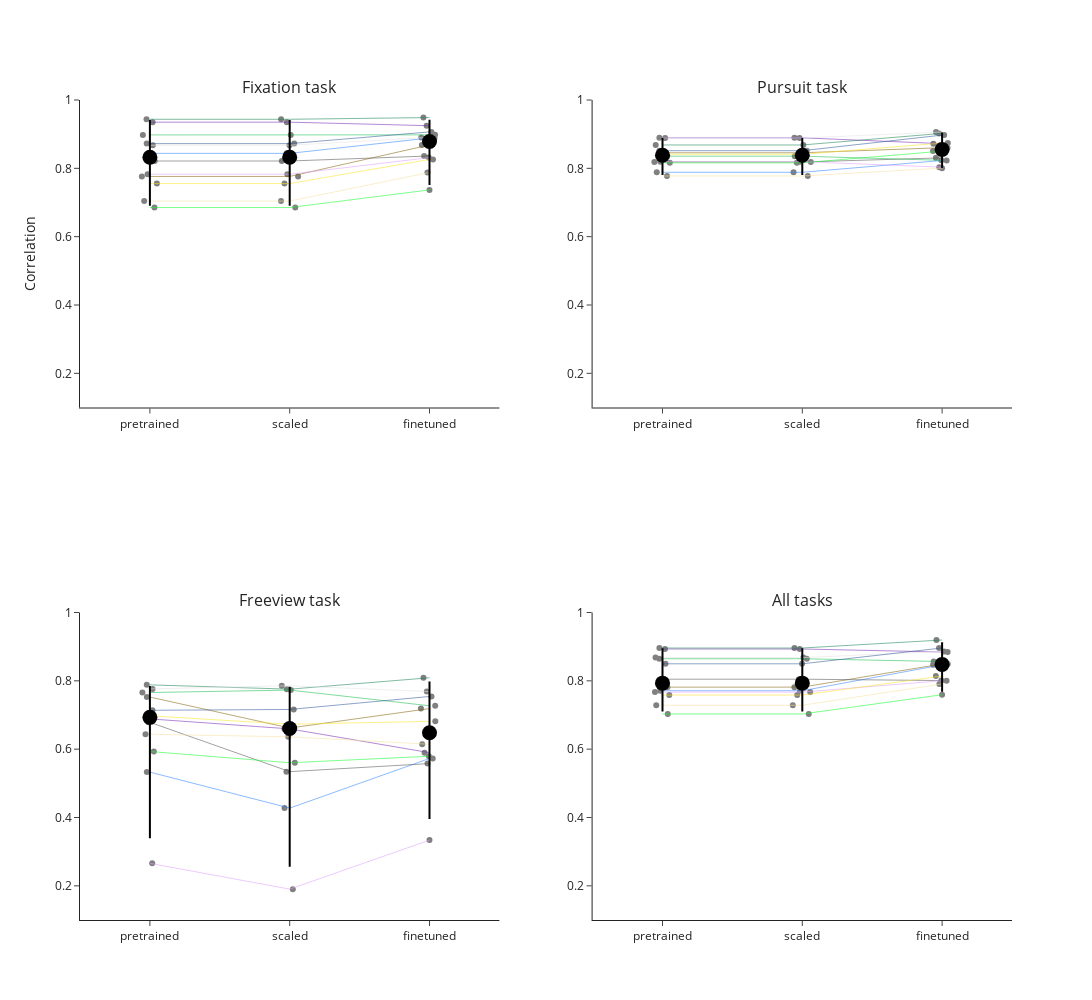

The cell this chart's notebook holds for it:
### Code cell
import plotly.express as px
import plotly.graph_objects as go
import pandas as pd
import numpy as np
from plotly.subplots import make_subplots

# Prepare a list of dictionaries for the DataFrame
tasks = ['fix', 'pur', 'fv', 'all']

data_list = []
for subject in subjects:
    for task in tasks:
        data_list.append({
            'subject': subject,
            'task': task,
            'finetuned': mean_correlations_per_subject_task_ft[subject].get(task, None),
            'pretrained': mean_correlations_per_subject_task_pt[subject].get(task, None),
            'scaled': mean_correlations_per_subject_task_sc[subject].get(task, None)
            
        })
        #

# Convert the list of dictionaries into a DataFrame
df = pd.DataFrame(data_list)

# Reshape data into long format for easier plotting
df_long = df.melt(id_vars=['subject', 'task'], value_vars=['pretrained','scaled','finetuned'], 
                   var_name='model', value_name='value')

# Define colors for each subject
colormap_subject_dict = {
    'sub-01': '#AA0DFE', 'sub-02': '#3283FE', 'sub-03': '#85660D', 'sub-04': '#782AB6',
    'sub-05': '#565656', 'sub-06': '#1C8356', 'sub-07': '#16FF32', 'sub-08': '#F7E1A0',
    'sub-09': '#E2E2E2', 'sub-11': '#1CBE4F', 'sub-13': '#DEA0FD', 'sub-14': '#FBE426', 'sub-15': '#325A9B'
}

# Create subplots with 2 rows and 2 columns
fig = make_subplots(
    rows=2, cols=2,  # Two rows, two columns
    subplot_titles=["Fixation task", "Pursuit task", "Freeview task", "All tasks"],
    shared_yaxes=False, 
    shared_xaxes=False
)

# Add strip plots, subject connections, and median/confidence intervals for each task
for i, task in enumerate(tasks):
    row, col = divmod(i, 2)
    row += 1  # Adjusting for subplot indexing
    col += 1
    
    task_df = df_long[df_long['task'] == task]
    
    # Create a strip plot for the data distribution
    strip_fig = px.strip(task_df, x='model', y='value', color_discrete_sequence = ['gray'], stripmode='overlay')
    
    for trace in strip_fig.data:
        fig.add_trace(trace, row=row, col=col)
    
    for subject in task_df['subject'].unique():
        subject_data = task_df[task_df['subject'] == subject].set_index('model').loc[['pretrained', 'scaled','finetuned']].reset_index()
        color = colormap_subject_dict.get(subject, 'gray')
        
        # Add subject connecting lines
        fig.add_trace(go.Scatter(
            x=subject_data['model'],
            y=subject_data['value'],
            mode='lines',
            opacity=0.7,
            line=dict(color=color, width=0.8),  
            name=subject,
            legendgroup=subject,
            showlegend=False
        ), row=row, col=col)
    
    # Compute median and 95% confidence interval
    for model in ['pretrained','scaled', 'finetuned']:
        model_data = task_df[task_df['model'] == model]['value']
        median = np.median(model_data)
        ci_lower, ci_upper = np.percentile(model_data, [2.5, 97.5])  # 95% CI
        
        # Add median marker
        fig.add_trace(go.Scatter(
            x=[model],
            y=[median],
            mode='markers',
            marker=dict(color='black', size=15, symbol='circle'),
            showlegend=False
        ), row=row, col=col)
        
        # Add confidence interval
        fig.add_trace(go.Scatter(
            x=[model, model],
            y=[ci_lower, ci_upper],
            mode='lines',
            line=dict(color='black', width=2),
            showlegend=False
        ), row=row, col=col)

# Update layout
fig.update_layout(
    height=1000,  # Set the height of the plot
    width=1500,  # Set the width of the plot
    showlegend=True,
    template="simple_white",
    yaxis_title="Correlation"
)

# Ensure y-axis range is consistent for all subplots
fig.update_yaxes(range=[0.1, 1], row=1, col=1)
fig.update_yaxes(range=[0.1, 1], row=1, col=2)
fig.update_yaxes(range=[0.1, 1], row=2, col=1)
fig.update_yaxes(range=[0.1, 1], row=2, col=2)

fig.show()
#fig.write_image("/Users/sinakling/disks/meso_shared/deepmreye/derivatives/deepmreye_calib/figures/group/correlation_calib_plots.pdf")

### Figure 1 — Plotly figure (JSON) as saved in the notebook; plotly's stock layout.template omitted (floating-point values rounded to 4 significant figures)
{"data": [{"alignmentgroup": "True", "boxpoints": "all", "fillcolor": "rgba(255,255,255,0)", "hoveron": "points", "hovertemplate": "model=%{x}<br>value=%{y}<extra></extra>", "legendgroup": "", "line": {"color": "rgba(255,255,255,0)"}, "marker": {"color": "gray"}, "name": "", "offsetgroup": "", "orientation": "v", "pointpos": 0, "showlegend": false, "type": "box", "x": ["pretrained", "pretrained", "pretrained", "pretrained", "pretrained", "pretrained", "pretrained", "pretrained", "pretrained", "pretrained", "pretrained", "pretrained", "scaled", "scaled", "scaled", "scaled", "scaled", "scaled", "scaled", "scaled", "scaled", "scaled", "scaled", "scaled", "finetuned", "finetuned", "finetuned", "finetuned", "finetuned", "finetuned", "finetuned", "finetuned", "finetuned", "finetuned", "finetuned", "finetuned"], "x0": " ", "xaxis": "x", "y": [0.8438, 0.7762, 0.9351, 0.8214, 0.9436, 0.6853, 0.7042, 0.8676, 0.8978, 0.7827, 0.7554, 0.8724, 0.8438, 0.7762, 0.9351, 0.8214, 0.9436, 0.6853, 0.7042, 0.8676, 0.8978, 0.7827, 0.7554, 0.8724, 0.8888, 0.8684, 0.9248, 0.8362, 0.9486, 0.7369, 0.7878, 0.8905, 0.898, 0.8314, 0.826, 0.9065], "y0": " ", "yaxis": "y"}, {"legendgroup": "sub-02", "line": {"color": "#3283FE", "width": 0.8}, "mode": "lines", "name": "sub-02", "opacity": 0.7, "showlegend": false, "type": "scatter", "x": ["pretrained", "scaled", "finetuned"], "xaxis": "x", "y": [0.8438, 0.8438, 0.8888], "yaxis": "y"}, {"legendgroup": "sub-03", "line": {"color": "#85660D", "width": 0.8}, "mode": "lines", "name": "sub-03", "opacity": 0.7, "showlegend": false, "type": "scatter", "x": ["pretrained", "scaled", "finetuned"], "xaxis": "x", "y": [0.7762, 0.7762, 0.8684], "yaxis": "y"}, {"legendgroup": "sub-04", "line": {"color": "#782AB6", "width": 0.8}, "mode": "lines", "name": "sub-04", "opacity": 0.7, "showlegend": false, "type": "scatter", "x": ["pretrained", "scaled", "finetuned"], "xaxis": "x", "y": [0.9351, 0.9351, 0.9248], "yaxis": "y"}, {"legendgroup": "sub-05", "line": {"color": "#565656", "width": 0.8}, "mode": "lines", "name": "sub-05", "opacity": 0.7, "showlegend": false, "type": "scatter", "x": ["pretrained", "scaled", "finetuned"], "xaxis": "x", "y": [0.8214, 0.8214, 0.8362], "yaxis": "y"}, {"legendgroup": "sub-06", "line": {"color": "#1C8356", "width": 0.8}, "mode": "lines", "name": "sub-06", "opacity": 0.7, "showlegend": false, "type": "scatter", "x": ["pretrained", "scaled", "finetuned"], "xaxis": "x", "y": [0.9436, 0.9436, 0.9486], "yaxis": "y"}, {"legendgroup": "sub-07", "line": {"color": "#16FF32", "width": 0.8}, "mode": "lines", "name": "sub-07", "opacity": 0.7, "showlegend": false, "type": "scatter", "x": ["pretrained", "scaled", "finetuned"], "xaxis": "x", "y": [0.6853, 0.6853, 0.7369], "yaxis": "y"}, {"legendgroup": "sub-08", "line": {"color": "#F7E1A0", "width": 0.8}, "mode": "lines", "name": "sub-08", "opacity": 0.7, "showlegend": false, "type": "scatter", "x": ["pretrained", "scaled", "finetuned"], "xaxis": "x", "y": [0.7042, 0.7042, 0.7878], "yaxis": "y"}, {"legendgroup": "sub-09", "line": {"color": "#E2E2E2", "width": 0.8}, "mode": "lines", "name": "sub-09", "opacity": 0.7, "showlegend": false, "type": "scatter", "x": ["pretrained", "scaled", "finetuned"], "xaxis": "x", "y": [0.8676, 0.8676, 0.8905], "yaxis": "y"}, {"legendgroup": "sub-11", "line": {"color": "#1CBE4F", "width": 0.8}, "mode": "lines", "name": "sub-11", "opacity": 0.7, "showlegend": false, "type": "scatter", "x": ["pretrained", "scaled", "finetuned"], "xaxis": "x", "y": [0.8978, 0.8978, 0.898], "yaxis": "y"}, {"legendgroup": "sub-13", "line": {"color": "#DEA0FD", "width": 0.8}, "mode": "lines", "name": "sub-13", "opacity": 0.7, "showlegend": false, "type": "scatter", "x": ["pretrained", "scaled", "finetuned"], "xaxis": "x", "y": [0.7827, 0.7827, 0.8314], "yaxis": "y"}, {"legendgroup": "sub-14", "line": {"color": "#FBE426", "width": 0.8}, "mode": "lines", "name": "sub-14", "opacity": 0.7, "showlegend": false, "type": "scatter", "x": ["pretrained", "scaled", "finetuned"], "xaxis": "x", "y": [0.7554, 0.7554, 0.826], "yaxis": "y"}, {"legendgroup": "sub-15", "line": {"color": "#325A9B", "width": 0.8}, "mode": "lines", "name": "sub-15", "opacity": 0.7, "showlegend": false, "type": "scatter", "x": ["pretrained", "scaled", "finetuned"], "xaxis": "x", "y": [0.8724, 0.8724, 0.9065], "yaxis": "y"}, {"marker": {"color": "black", "size": 15, "symbol": "circle"}, "mode": "markers", "showlegend": false, "type": "scatter", "x": ["pretrained"], "xaxis": "x", "y": [0.8326], "yaxis": "y"}, {"line": {"color": "black", "width": 2}, "mode": "lines", "showlegend": false, "type": "scatter", "x": ["pretrained", "pretrained"], "xaxis": "x", "y": [0.6905, 0.9412], "yaxis": "y"}, {"marker": {"color": "black", "size": 15, "symbol": "circle"}, "mode": "markers", "showlegend": false, "type": "scatter", "x": ["scaled"], "xaxis": "x", "y": [0.8326], "yaxis": "y"}, {"line": {"color": "black", "width": 2}, "mode": "lines", "showlegend": false, "type": "scatter", "x": ["scaled", "scaled"], "xaxis": "x", "y": [0.6905, 0.9412], "yaxis": "y"}, {"marker": {"color": "black", "size": 15, "symbol": "circle"}, "mode": "markers", "showlegend": false, "type": "scatter", "x": ["finetuned"], "xaxis": "x", "y": [0.8786], "yaxis": "y"}, {"line": {"color": "black", "width": 2}, "mode": "lines", "showlegend": false, "type": "scatter", "x": ["finetuned", "finetuned"], "xaxis": "x", "y": [0.7509, 0.942], "yaxis": "y"}, {"alignmentgroup": "True", "boxpoints": "all", "fillcolor": "rgba(255,255,255,0)", "hoveron": "points", "hovertemplate": "model=%{x}<br>value=%{y}<extra></extra>", "legendgroup": "", "line": {"color": "rgba(255,255,255,0)"}, "marker": {"color": "gray"}, "name": "", "offsetgroup": "", "orientation": "v", "pointpos": 0, "showlegend": false, "type": "box", "x": ["pretrained", "pretrained", "pretrained", "pretrained", "pretrained", "pretrained", "pretrained", "pretrained", "pretrained", "pretrained", "pretrained", "pretrained", "scaled", "scaled", "scaled", "scaled", "scaled", "scaled", "scaled", "scaled", "scaled", "scaled", "scaled", "scaled", "finetuned", "finetuned", "finetuned", "finetuned", "finetuned", "finetuned", "finetuned", "finetuned", "finetuned", "finetuned", "finetuned", "finetuned"], "x0": " ", "xaxis": "x2", "y": [0.7885, 0.8456, 0.8892, 0.8185, 0.8684, 0.8161, 0.7776, 0.8887, 0.8355, 0.8195, 0.8411, 0.8516, 0.7885, 0.8456, 0.8892, 0.8185, 0.8684, 0.8161, 0.7776, 0.8887, 0.8355, 0.8195, 0.8411, 0.8516, 0.823, 0.8605, 0.8723, 0.8307, 0.9023, 0.8504, 0.8005, 0.9062, 0.8235, 0.8035, 0.874, 0.8972], "y0": " ", "yaxis": "y2"}, {"legendgroup": "sub-02", "line": {"color": "#3283FE", "width": 0.8}, "mode": "lines", "name": "sub-02", "opacity": 0.7, "showlegend": false, "type": "scatter", "x": ["pretrained", "scaled", "finetuned"], "xaxis": "x2", "y": [0.7885, 0.7885, 0.823], "yaxis": "y2"}, {"legendgroup": "sub-03", "line": {"color": "#85660D", "width": 0.8}, "mode": "lines", "name": "sub-03", "opacity": 0.7, "showlegend": false, "type": "scatter", "x": ["pretrained", "scaled", "finetuned"], "xaxis": "x2", "y": [0.8456, 0.8456, 0.8605], "yaxis": "y2"}, {"legendgroup": "sub-04", "line": {"color": "#782AB6", "width": 0.8}, "mode": "lines", "name": "sub-04", "opacity": 0.7, "showlegend": false, "type": "scatter", "x": ["pretrained", "scaled", "finetuned"], "xaxis": "x2", "y": [0.8892, 0.8892, 0.8723], "yaxis": "y2"}, {"legendgroup": "sub-05", "line": {"color": "#565656", "width": 0.8}, "mode": "lines", "name": "sub-05", "opacity": 0.7, "showlegend": false, "type": "scatter", "x": ["pretrained", "scaled", "finetuned"], "xaxis": "x2", "y": [0.8185, 0.8185, 0.8307], "yaxis": "y2"}, {"legendgroup": "sub-06", "line": {"color": "#1C8356", "width": 0.8}, "mode": "lines", "name": "sub-06", "opacity": 0.7, "showlegend": false, "type": "scatter", "x": ["pretrained", "scaled", "finetuned"], "xaxis": "x2", "y": [0.8684, 0.8684, 0.9023], "yaxis": "y2"}, {"legendgroup": "sub-07", "line": {"color": "#16FF32", "width": 0.8}, "mode": "lines", "name": "sub-07", "opacity": 0.7, "showlegend": false, "type": "scatter", "x": ["pretrained", "scaled", "finetuned"], "xaxis": "x2", "y": [0.8161, 0.8161, 0.8504], "yaxis": "y2"}, {"legendgroup": "sub-08", "line": {"color": "#F7E1A0", "width": 0.8}, "mode": "lines", "name": "sub-08", "opacity": 0.7, "showlegend": false, "type": "scatter", "x": ["pretrained", "scaled", "finetuned"], "xaxis": "x2", "y": [0.7776, 0.7776, 0.8005], "yaxis": "y2"}, {"legendgroup": "sub-09", "line": {"color": "#E2E2E2", "width": 0.8}, "mode": "lines", "name": "sub-09", "opacity": 0.7, "showlegend": false, "type": "scatter", "x": ["pretrained", "scaled", "finetuned"], "xaxis": "x2", "y": [0.8887, 0.8887, 0.9062], "yaxis": "y2"}, {"legendgroup": "sub-11", "line": {"color": "#1CBE4F", "width": 0.8}, "mode": "lines", "name": "sub-11", "opacity": 0.7, "showlegend": false, "type": "scatter", "x": ["pretrained", "scaled", "finetuned"], "xaxis": "x2", "y": [0.8355, 0.8355, 0.8235], "yaxis": "y2"}, {"legendgroup": "sub-13", "line": {"color": "#DEA0FD", "width": 0.8}, "mode": "lines", "name": "sub-13", "opacity": 0.7, "showlegend": false, "type": "scatter", "x": ["pretrained", "scaled", "finetuned"], "xaxis": "x2", "y": [0.8195, 0.8195, 0.8035], "yaxis": "y2"}, {"legendgroup": "sub-14", "line": {"color": "#FBE426", "width": 0.8}, "mode": "lines", "name": "sub-14", "opacity": 0.7, "showlegend": false, "type": "scatter", "x": ["pretrained", "scaled", "finetuned"], "xaxis": "x2", "y": [0.8411, 0.8411, 0.874], "yaxis": "y2"}, {"legendgroup": "sub-15", "line": {"color": "#325A9B", "width": 0.8}, "mode": "lines", "name": "sub-15", "opacity": 0.7, "showlegend": false, "type": "scatter", "x": ["pretrained", "scaled", "finetuned"], "xaxis": "x2", "y": [0.8516, 0.8516, 0.8972], "yaxis": "y2"}, {"marker": {"color": "black", "size": 15, "symbol": "circle"}, "mode": "markers", "showlegend": false, "type": "scatter", "x": ["pretrained"], "xaxis": "x2", "y": [0.8383], "yaxis": "y2"}, {"line": {"color": "black", "width": 2}, "mode": "lines", "showlegend": false, "type": "scatter", "x": ["pretrained", "pretrained"], "xaxis": "x2", "y": [0.7806, 0.8891], "yaxis": "y2"}, {"marker": {"color": "black", "size": 15, "symbol": "circle"}, "mode": "markers", "showlegend": false, "type": "scatter", "x": ["scaled"], "xaxis": "x2", "y": [0.8383], "yaxis": "y2"}, {"line": {"color": "black", "width": 2}, "mode": "lines", "showlegend": false, "type": "scatter", "x": ["scaled", "scaled"], "xaxis": "x2", "y": [0.7806, 0.8891], "yaxis": "y2"}, {"marker": {"color": "black", "size": 15, "symbol": "circle"}, "mode": "markers", "showlegend": false, "type": "scatter", "x": ["finetuned"], "xaxis": "x2", "y": [0.8554], "yaxis": "y2"}, {"line": {"color": "black", "width": 2}, "mode": "lines", "showlegend": false, "type": "scatter", "x": ["finetuned", "finetuned"], "xaxis": "x2", "y": [0.8013, 0.9051], "yaxis": "y2"}, {"alignmentgroup": "True", "boxpoints": "all", "fillcolor": "rgba(255,255,255,0)", "hoveron": "points", "hovertemplate": "model=%{x}<br>value=%{y}<extra></extra>", "legendgroup": "", "line": {"color": "rgba(255,255,255,0)"}, "marker": {"color": "gray"}, "name": "", "offsetgroup": "", "orientation": "v", "pointpos": 0, "showlegend": false, "type": "box", "x": ["pretrained", "pretrained", "pretrained", "pretrained", "pretrained", "pretrained", "pretrained", "pretrained", "pretrained", "pretrained", "pretrained", "pretrained", "scaled", "scaled", "scaled", "scaled", "scaled", "scaled", "scaled", "scaled", "scaled", "scaled", "scaled", "scaled", "finetuned", "finetuned", "finetuned", "finetuned", "finetuned", "finetuned", "finetuned", "finetuned", "finetuned", "finetuned", "finetuned", "finetuned"], "x0": " ", "xaxis": "x3", "y": [0.5328, 0.7525, 0.6886, 0.6785, 0.7882, 0.5931, 0.6436, 0.7763, 0.7657, 0.2659, 0.6976, 0.7138, 0.4275, 0.6618, 0.6594, 0.5342, 0.7756, 0.5602, 0.6361, 0.7857, 0.773, 0.1903, 0.673, 0.7161, 0.5727, 0.7188, 0.5898, 0.5578, 0.8089, 0.5793, 0.6144, 0.7685, 0.7271, 0.3338, 0.6814, 0.7542], "y0": " ", "yaxis": "y3"}, {"legendgroup": "sub-02", "line": {"color": "#3283FE", "width": 0.8}, "mode": "lines", "name": "sub-02", "opacity": 0.7, "showlegend": false, "type": "scatter", "x": ["pretrained", "scaled", "finetuned"], "xaxis": "x3", "y": [0.5328, 0.4275, 0.5727], "yaxis": "y3"}, {"legendgroup": "sub-03", "line": {"color": "#85660D", "width": 0.8}, "mode": "lines", "name": "sub-03", "opacity": 0.7, "showlegend": false, "type": "scatter", "x": ["pretrained", "scaled", "finetuned"], "xaxis": "x3", "y": [0.7525, 0.6618, 0.7188], "yaxis": "y3"}, {"legendgroup": "sub-04", "line": {"color": "#782AB6", "width": 0.8}, "mode": "lines", "name": "sub-04", "opacity": 0.7, "showlegend": false, "type": "scatter", "x": ["pretrained", "scaled", "finetuned"], "xaxis": "x3", "y": [0.6886, 0.6594, 0.5898], "yaxis": "y3"}, {"legendgroup": "sub-05", "line": {"color": "#565656", "width": 0.8}, "mode": "lines", "name": "sub-05", "opacity": 0.7, "showlegend": false, "type": "scatter", "x": ["pretrained", "scaled", "finetuned"], "xaxis": "x3", "y": [0.6785, 0.5342, 0.5578], "yaxis": "y3"}, {"legendgroup": "sub-06", "line": {"color": "#1C8356", "width": 0.8}, "mode": "lines", "name": "sub-06", "opacity": 0.7, "showlegend": false, "type": "scatter", "x": ["pretrained", "scaled", "finetuned"], "xaxis": "x3", "y": [0.7882, 0.7756, 0.8089], "yaxis": "y3"}, {"legendgroup": "sub-07", "line": {"color": "#16FF32", "width": 0.8}, "mode": "lines", "name": "sub-07", "opacity": 0.7, "showlegend": false, "type": "scatter", "x": ["pretrained", "scaled", "finetuned"], "xaxis": "x3", "y": [0.5931, 0.5602, 0.5793], "yaxis": "y3"}, {"legendgroup": "sub-08", "line": {"color": "#F7E1A0", "width": 0.8}, "mode": "lines", "name": "sub-08", "opacity": 0.7, "showlegend": false, "type": "scatter", "x": ["pretrained", "scaled", "finetuned"], "xaxis": "x3", "y": [0.6436, 0.6361, 0.6144], "yaxis": "y3"}, {"legendgroup": "sub-09", "line": {"color": "#E2E2E2", "width": 0.8}, "mode": "lines", "name": "sub-09", "opacity": 0.7, "showlegend": false, "type": "scatter", "x": ["pretrained", "scaled", "finetuned"], "xaxis": "x3", "y": [0.7763, 0.7857, 0.7685], "yaxis": "y3"}, {"legendgroup": "sub-11", "line": {"color": "#1CBE4F", "width": 0.8}, "mode": "lines", "name": "sub-11", "opacity": 0.7, "showlegend": false, "type": "scatter", "x": ["pretrained", "scaled", "finetuned"], "xaxis": "x3", "y": [0.7657, 0.773, 0.7271], "yaxis": "y3"}, {"legendgroup": "sub-13", "line": {"color": "#DEA0FD", "width": 0.8}, "mode": "lines", "name": "sub-13", "opacity": 0.7, "showlegend": false, "type": "scatter", "x": ["pretrained", "scaled", "finetuned"], "xaxis": "x3", "y": [0.2659, 0.1903, 0.3338], "yaxis": "y3"}, {"legendgroup": "sub-14", "line": {"color": "#FBE426", "width": 0.8}, "mode": "lines", "name": "sub-14", "opacity": 0.7, "showlegend": false, "type": "scatter", "x": ["pretrained", "scaled", "finetuned"], "xaxis": "x3", "y": [0.6976, 0.673, 0.6814], "yaxis": "y3"}, {"legendgroup": "sub-15", "line": {"color": "#325A9B", "width": 0.8}, "mode": "lines", "name": "sub-15", "opacity": 0.7, "showlegend": false, "type": "scatter", "x": ["pretrained", "scaled", "finetuned"], "xaxis": "x3", "y": [0.7138, 0.7161, 0.7542], "yaxis": "y3"}, {"marker": {"color": "black", "size": 15, "symbol": "circle"}, "mode": "markers", "showlegend": false, "type": "scatter", "x": ["pretrained"], "xaxis": "x3", "y": [0.6931], "yaxis": "y3"}, {"line": {"color": "black", "width": 2}, "mode": "lines", "showlegend": false, "type": "scatter", "x": ["pretrained", "pretrained"], "xaxis": "x3", "y": [0.3393, 0.7849], "yaxis": "y3"}, {"marker": {"color": "black", "size": 15, "symbol": "circle"}, "mode": "markers", "showlegend": false, "type": "scatter", "x": ["scaled"], "xaxis": "x3", "y": [0.6606], "yaxis": "y3"}, {"line": {"color": "black", "width": 2}, "mode": "lines", "showlegend": false, "type": "scatter", "x": ["scaled", "scaled"], "xaxis": "x3", "y": [0.2555, 0.7829], "yaxis": "y3"}, {"marker": {"color": "black", "size": 15, "symbol": "circle"}, "mode": "markers", "showlegend": false, "type": "scatter", "x": ["finetuned"], "xaxis": "x3", "y": [0.6479], "yaxis": "y3"}, {"line": {"color": "black", "width": 2}, "mode": "lines", "showlegend": false, "type": "scatter", "x": ["finetuned", "finetuned"], "xaxis": "x3", "y": [0.3954, 0.7978], "yaxis": "y3"}, {"alignmentgroup": "True", "boxpoints": "all", "fillcolor": "rgba(255,255,255,0)", "hoveron": "points", "hovertemplate": "model=%{x}<br>value=%{y}<extra></extra>", "legendgroup": "", "line": {"color": "rgba(255,255,255,0)"}, "marker": {"color": "gray"}, "name": "", "offsetgroup": "", "orientation": "v", "pointpos": 0, "showlegend": false, "type": "box", "x": ["pretrained", "pretrained", "pretrained", "pretrained", "pretrained", "pretrained", "pretrained", "pretrained", "pretrained", "pretrained", "pretrained", "pretrained", "scaled", "scaled", "scaled", "scaled", "scaled", "scaled", "scaled", "scaled", "scaled", "scaled", "scaled", "scaled", "finetuned", "finetuned", "finetuned", "finetuned", "finetuned", "finetuned", "finetuned", "finetuned", "finetuned", "finetuned", "finetuned", "finetuned"], "x0": " ", "xaxis": "x4", "y": [0.771, 0.7815, 0.8932, 0.8048, 0.896, 0.703, 0.7284, 0.8679, 0.8646, 0.767, 0.7583, 0.8499, 0.771, 0.7815, 0.8932, 0.8048, 0.896, 0.703, 0.7284, 0.8679, 0.8646, 0.767, 0.7583, 0.8499, 0.8467, 0.8495, 0.8844, 0.8008, 0.9194, 0.7594, 0.791, 0.8861, 0.8565, 0.8004, 0.8141, 0.8962], "y0": " ", "yaxis": "y4"}, {"legendgroup": "sub-02", "line": {"color": "#3283FE", "width": 0.8}, "mode": "lines", "name": "sub-02", "opacity": 0.7, "showlegend": false, "type": "scatter", "x": ["pretrained", "scaled", "finetuned"], "xaxis": "x4", "y": [0.771, 0.771, 0.8467], "yaxis": "y4"}, {"legendgroup": "sub-03", "line": {"color": "#85660D", "width": 0.8}, "mode": "lines", "name": "sub-03", "opacity": 0.7, "showlegend": false, "type": "scatter", "x": ["pretrained", "scaled", "finetuned"], "xaxis": "x4", "y": [0.7815, 0.7815, 0.8495], "yaxis": "y4"}, {"legendgroup": "sub-04", "line": {"color": "#782AB6", "width": 0.8}, "mode": "lines", "name": "sub-04", "opacity": 0.7, "showlegend": false, "type": "scatter", "x": ["pretrained", "scaled", "finetuned"], "xaxis": "x4", "y": [0.8932, 0.8932, 0.8844], "yaxis": "y4"}, {"legendgroup": "sub-05", "line": {"color": "#565656", "width": 0.8}, "mode": "lines", "name": "sub-05", "opacity": 0.7, "showlegend": false, "type": "scatter", "x": ["pretrained", "scaled", "finetuned"], "xaxis": "x4", "y": [0.8048, 0.8048, 0.8008], "yaxis": "y4"}, {"legendgroup": "sub-06", "line": {"color": "#1C8356", "width": 0.8}, "mode": "lines", "name": "sub-06", "opacity": 0.7, "showlegend": false, "type": "scatter", "x": ["pretrained", "scaled", "finetuned"], "xaxis": "x4", "y": [0.896, 0.896, 0.9194], "yaxis": "y4"}, {"legendgroup": "sub-07", "line": {"color": "#16FF32", "width": 0.8}, "mode": "lines", "name": "sub-07", "opacity": 0.7, "showlegend": false, "type": "scatter", "x": ["pretrained", "scaled", "finetuned"], "xaxis": "x4", "y": [0.703, 0.703, 0.7594], "yaxis": "y4"}, {"legendgroup": "sub-08", "line": {"color": "#F7E1A0", "width": 0.8}, "mode": "lines", "name": "sub-08", "opacity": 0.7, "showlegend": false, "type": "scatter", "x": ["pretrained", "scaled", "finetuned"], "xaxis": "x4", "y": [0.7284, 0.7284, 0.791], "yaxis": "y4"}, {"legendgroup": "sub-09", "line": {"color": "#E2E2E2", "width": 0.8}, "mode": "lines", "name": "sub-09", "opacity": 0.7, "showlegend": false, "type": "scatter", "x": ["pretrained", "scaled", "finetuned"], "xaxis": "x4", "y": [0.8679, 0.8679, 0.8861], "yaxis": "y4"}, {"legendgroup": "sub-11", "line": {"color": "#1CBE4F", "width": 0.8}, "mode": "lines", "name": "sub-11", "opacity": 0.7, "showlegend": false, "type": "scatter", "x": ["pretrained", "scaled", "finetuned"], "xaxis": "x4", "y": [0.8646, 0.8646, 0.8565], "yaxis": "y4"}, {"legendgroup": "sub-13", "line": {"color": "#DEA0FD", "width": 0.8}, "mode": "lines", "name": "sub-13", "opacity": 0.7, "showlegend": false, "type": "scatter", "x": ["pretrained", "scaled", "finetuned"], "xaxis": "x4", "y": [0.767, 0.767, 0.8004], "yaxis": "y4"}, {"legendgroup": "sub-14", "line": {"color": "#FBE426", "width": 0.8}, "mode": "lines", "name": "sub-14", "opacity": 0.7, "showlegend": false, "type": "scatter", "x": ["pretrained", "scaled", "finetuned"], "xaxis": "x4", "y": [0.7583, 0.7583, 0.8141], "yaxis": "y4"}, {"legendgroup": "sub-15", "line": {"color": "#325A9B", "width": 0.8}, "mode": "lines", "name": "sub-15", "opacity": 0.7, "showlegend": false, "type": "scatter", "x": ["pretrained", "scaled", "finetuned"], "xaxis": "x4", "y": [0.8499, 0.8499, 0.8962], "yaxis": "y4"}, {"marker": {"color": "black", "size": 15, "symbol": "circle"}, "mode": "markers", "showlegend": false, "type": "scatter", "x": ["pretrained"], "xaxis": "x4", "y": [0.7932], "yaxis": "y4"}, {"line": {"color": "black", "width": 2}, "mode": "lines", "showlegend": false, "type": "scatter", "x": ["pretrained", "pretrained"], "xaxis": "x4", "y": [0.71, 0.8952], "yaxis": "y4"}, {"marker": {"color": "black", "size": 15, "symbol": "circle"}, "mode": "markers", "showlegend": false, "type": "scatter", "x": ["scaled"], "xaxis": "x4", "y": [0.7932], "yaxis": "y4"}, {"line": {"color": "black", "width": 2}, "mode": "lines", "showlegend": false, "type": "scatter", "x": ["scaled", "scaled"], "xaxis": "x4", "y": [0.71, 0.8952], "yaxis": "y4"}, {"marker": {"color": "black", "size": 15, "symbol": "circle"}, "mode": "markers", "showlegend": false, "type": "scatter", "x": ["finetuned"], "xaxis": "x4", "y": [0.8481], "yaxis": "y4"}, {"line": {"color": "black", "width": 2}, "mode": "lines", "showlegend": false, "type": "scatter", "x": ["finetuned", "finetuned"], "xaxis": "x4", "y": [0.7681, 0.913], "yaxis": "y4"}], "layout": {"annotations": [{"font": {"size": 16}, "showarrow": false, "text": "Fixation task", "x": 0.225, "xanchor": "center", "xref": "paper", "y": 1, "yanchor": "bottom", "yref": "paper"}, {"font": {"size": 16}, "showarrow": false, "text": "Pursuit task", "x": 0.775, "xanchor": "center", "xref": "paper", "y": 1, "yanchor": "bottom", "yref": "paper"}, {"font": {"size": 16}, "showarrow": false, "text": "Freeview task", "x": 0.225, "xanchor": "center", "xref": "paper", "y": 0.375, "yanchor": "bottom", "yref": "paper"}, {"font": {"size": 16}, "showarrow": false, "text": "All tasks", "x": 0.775, "xanchor": "center", "xref": "paper", "y": 0.375, "yanchor": "bottom", "yref": "paper"}], "height": 1000, "showlegend": true, "width": 1500, "xaxis": {"anchor": "y", "domain": [0, 0.45]}, "xaxis2": {"anchor": "y2", "domain": [0.55, 1]}, "xaxis3": {"anchor": "y3", "domain": [0, 0.45]}, "xaxis4": {"anchor": "y4", "domain": [0.55, 1]}, "yaxis": {"anchor": "x", "domain": [0.625, 1], "range": [0.1, 1], "title": {"text": "Correlation"}}, "yaxis2": {"anchor": "x2", "domain": [0.625, 1], "range": [0.1, 1]}, "yaxis3": {"anchor": "x3", "domain": [0, 0.375], "range": [0.1, 1]}, "yaxis4": {"anchor": "x4", "domain": [0, 0.375], "range": [0.1, 1]}}}
